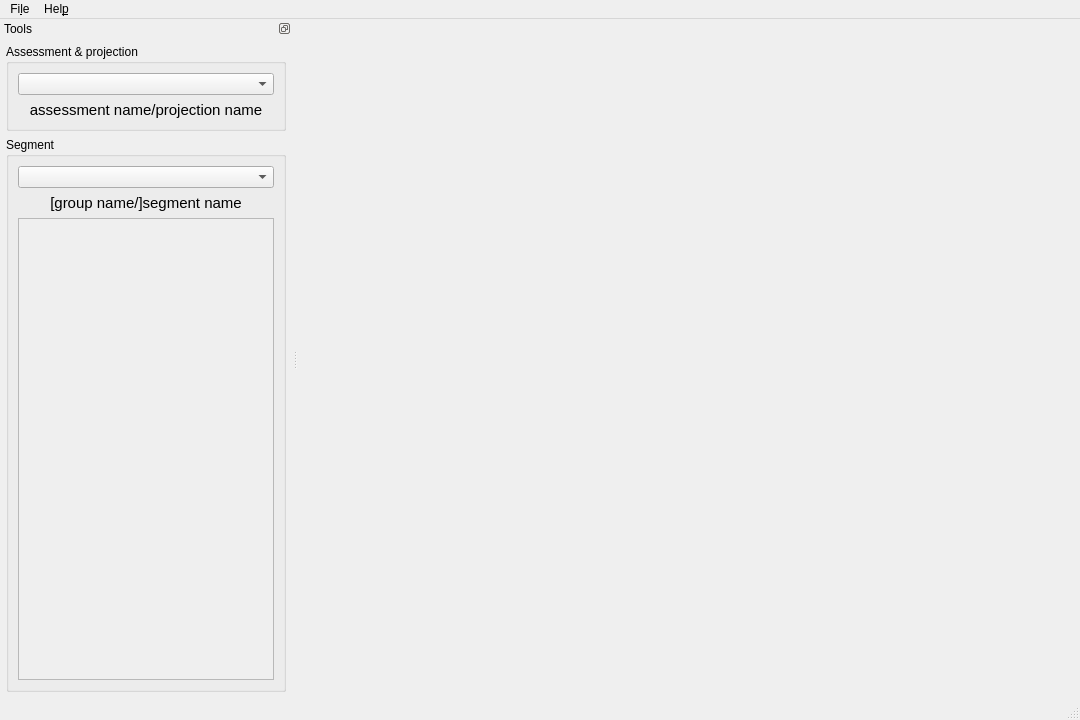
<?xml version="1.0" encoding="UTF-8"?>
<ui version="4.0">
    <class>PlaneWindow</class>
    <widget class="QMainWindow" name="PlaneWindow">
        <property name="geometry">
            <rect>
                <x>0</x>
                <y>0</y>
                <width>1080</width>
                <height>720</height>
            </rect>
        </property>
        <property name="windowTitle">
            <string>Plane view</string>
        </property>
        <widget class="QWidget" name="centralwidget">
            <layout class="QGridLayout" name="gridLayout">
                <property name="spacing">
                    <number>0</number>
                </property>
                <item row="0" column="0">
                    <widget class="ImageView" name="imageView" native="true"/>
                </item>
            </layout>
        </widget>
        <widget class="QMenuBar" name="menubar">
            <property name="geometry">
                <rect>
                    <x>0</x>
                    <y>0</y>
                    <width>1080</width>
                    <height>22</height>
                </rect>
            </property>
            <widget class="QMenu" name="menuFile">
                <property name="title">
                    <string>Fi&amp;le</string>
                </property>
                <addaction name="actionExit"/>
            </widget>
            <widget class="QMenu" name="menuAbout">
                <property name="title">
                    <string>Hel&amp;p</string>
                </property>
                <addaction name="actionAbout"/>
            </widget>
            <addaction name="menuFile"/>
            <addaction name="menuAbout"/>
        </widget>
        <widget class="QStatusBar" name="statusBar"/>
        <widget class="QDockWidget" name="segmentDockWidget">
            <property name="minimumSize">
                <size>
                    <width>280</width>
                    <height>326</height>
                </size>
            </property>
            <property name="features">
                <set>QDockWidget::DockWidgetFloatable|QDockWidget::DockWidgetMovable</set>
            </property>
            <property name="windowTitle">
                <string>Tools</string>
            </property>
            <attribute name="dockWidgetArea">
                <number>1</number>
            </attribute>
            <widget class="QWidget" name="dockWidgetContents">
                <property name="sizePolicy">
                    <sizepolicy hsizetype="Expanding" vsizetype="Expanding">
                        <horstretch>0</horstretch>
                        <verstretch>0</verstretch>
                    </sizepolicy>
                </property>
                <layout class="QVBoxLayout" name="verticalLayout">
                    <property name="spacing">
                        <number>6</number>
                    </property>
                    <property name="leftMargin">
                        <number>6</number>
                    </property>
                    <property name="topMargin">
                        <number>6</number>
                    </property>
                    <property name="rightMargin">
                        <number>6</number>
                    </property>
                    <property name="bottomMargin">
                        <number>6</number>
                    </property>
                    <item>
                        <widget class="QGroupBox" name="groupBox">
                            <property name="sizePolicy">
                                <sizepolicy hsizetype="Preferred" vsizetype="Fixed">
                                    <horstretch>0</horstretch>
                                    <verstretch>0</verstretch>
                                </sizepolicy>
                            </property>
                            <property name="title">
                                <string>Assessment &amp;&amp; projection</string>
                            </property>
                            <layout class="QVBoxLayout" name="verticalLayout_2">
                                <item>
                                    <widget class="QComboBox" name="projectionComboBox"/>
                                </item>
                                <item>
                                    <widget class="QLabel" name="label">
                                        <property name="sizePolicy">
                                            <sizepolicy hsizetype="Preferred" vsizetype="Fixed">
                                                <horstretch>0</horstretch>
                                                <verstretch>0</verstretch>
                                            </sizepolicy>
                                        </property>
                                        <property name="font">
                                            <font>
                                                <pointsize>11</pointsize>
                                            </font>
                                        </property>
                                        <property name="text">
                                            <string>assessment name/projection name</string>
                                        </property>
                                        <property name="alignment">
                                            <set>Qt::AlignCenter</set>
                                        </property>
                                    </widget>
                                </item>
                            </layout>
                        </widget>
                    </item>
                    <item>
                        <widget class="QGroupBox" name="groupBox_2">
                            <property name="title">
                                <string>Segment</string>
                            </property>
                            <layout class="QVBoxLayout" name="verticalLayout_3">
                                <item>
                                    <widget class="QComboBox" name="segmentComboBox">
                                        <property name="enabled">
                                            <bool>true</bool>
                                        </property>
                                    </widget>
                                </item>
                                <item>
                                    <widget class="QLabel" name="label_2">
                                        <property name="font">
                                            <font>
                                                <pointsize>11</pointsize>
                                            </font>
                                        </property>
                                        <property name="text">
                                            <string>[group name/]segment name</string>
                                        </property>
                                        <property name="alignment">
                                            <set>Qt::AlignCenter</set>
                                        </property>
                                    </widget>
                                </item>
                                <item>
                                    <widget class="QTextBrowser" name="textBrowser">
                                        <property name="enabled">
                                            <bool>false</bool>
                                        </property>
                                    </widget>
                                </item>
                            </layout>
                        </widget>
                    </item>
                </layout>
            </widget>
        </widget>
        <action name="actionExit">
            <property name="text">
                <string>&amp;Exit</string>
            </property>
        </action>
        <action name="actionAbout">
            <property name="text">
                <string>&amp;About</string>
            </property>
        </action>
    </widget>
    <customwidgets>
        <customwidget>
            <class>ImageView</class>
            <extends>QWidget</extends>
            <header>pyqtgraph</header>
            <container>1</container>
        </customwidget>
    </customwidgets>
    <resources/>
    <connections/>
</ui>
